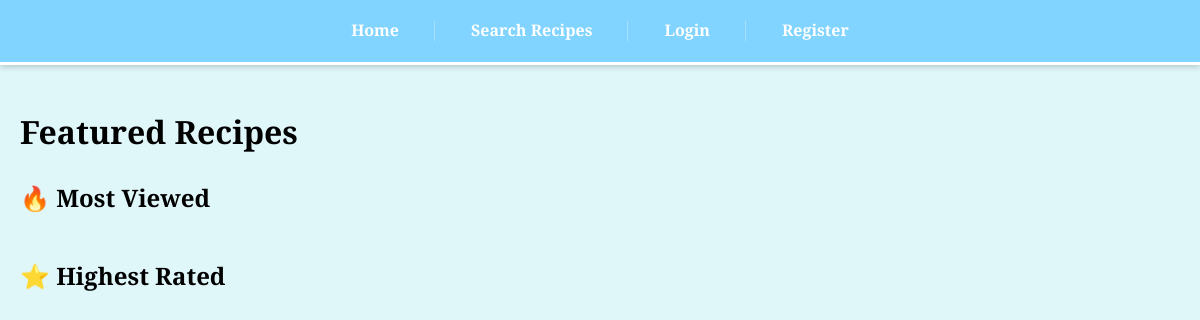
Before: / with the older database file.
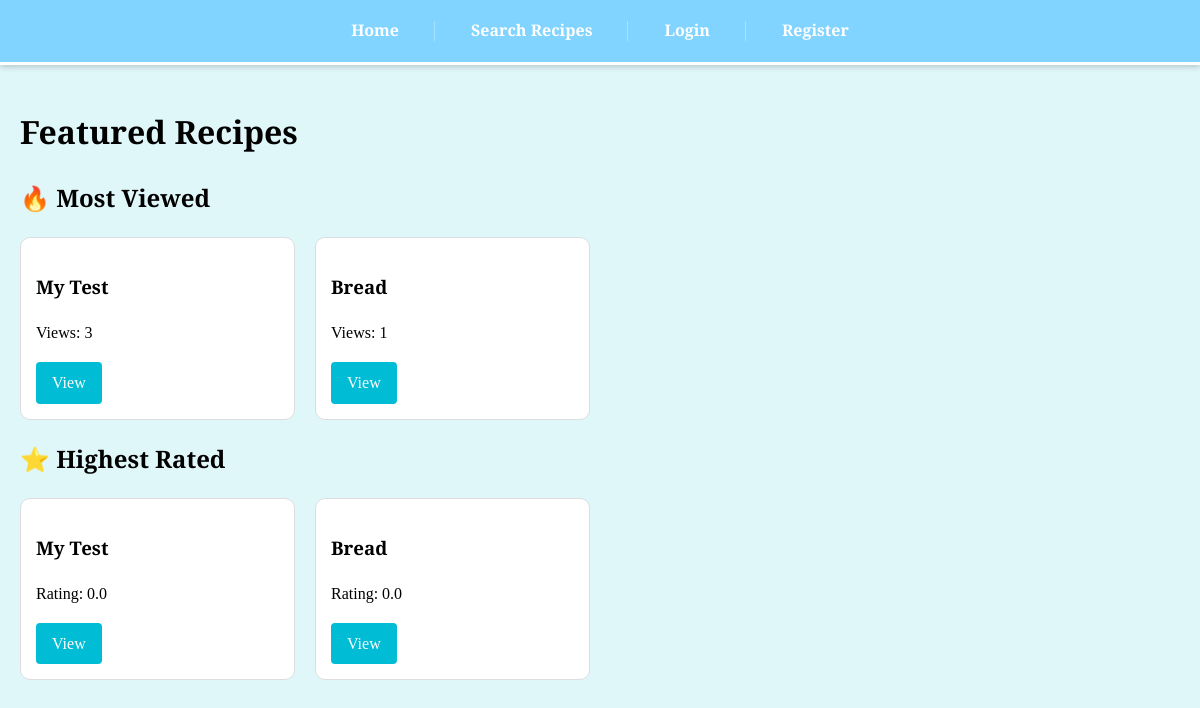
After: the same page with the newer database file.
### recipes/models.py (models this page shows, shortened)
class Recipe(models.Model):
    title = models.CharField(max_length=255)
    description = models.TextField()
    ingredients = models.TextField()
    instructions = models.TextField()
    category = models.CharField(max_length=100)
    created_at = models.DateTimeField(auto_now_add=True)
    author = models.ForeignKey(User, on_delete=models.CASCADE)
    views = models.PositiveIntegerField(default=0)
    rating = models.FloatField(default=0.0)
    image = models.ImageField(upload_to='recipe_images/', blank=True, null=True)

### recipes/views.py (the view)
# urls.py: path('', homepage, name='home'),
def homepage(request):
    most_viewed = Recipe.objects.order_by('-views')[:6]
    highest_rated = Recipe.objects.order_by('-rating')[:6]
    return render(request, 'recipes/home.html', {
        'most_viewed': most_viewed,
        'highest_rated': highest_rated,
    })

### recipes/templates/recipes/home.html
{% extends "recipes/base.html" %}
{% block content %}
<h1>Featured Recipes</h1>
<h2>🔥 Most Viewed</h2>
<div class="recipe-grid">
    {% for recipe in most_viewed %}
        <div class="recipe-card">
            <h3>{{ recipe.title }}</h3>
            <p>Views: {{ recipe.views }}</p>
            <a href="{% url 'recipe-detail-local' recipe.id %}" class="btn">View</a>
        </div>
    {% endfor %}
</div>
<h2>⭐ Highest Rated</h2>
<div class="recipe-grid">
    {% for recipe in highest_rated %}
        <div class="recipe-card">
            <h3>{{ recipe.title }}</h3>
            <p>Rating: {{ recipe.rating }}</p>
            <a href="{% url 'recipe-detail-local' recipe.id %}" class="btn">View</a>
        </div>
    {% endfor %}
</div>
{% endblock %}

### recipes/templates/recipes/base.html (shortened to what this page needs)
<!DOCTYPE html>
<html>
<head>
</head>
<body>
    <nav>
        <ul>
            <li><a href="{% url 'home' %}">Home</a></li>
            <li><a href="{% url 'recipe-search' %}">Search Recipes</a></li>
            {% if user.is_authenticated %}
                <li><a href="{% url 'recipe-my-list' %}">My Recipes</a></li>
                <li><a href="{% url 'recipe-add' %}">Add Recipe</a></li>
                {% if user.is_staff %}
                    <li><a href="/admin/">Admin Panel</a></li>
                {% endif %}
                <form method="post" action="{% url 'logout' %}" style="display:inline;">
                    {% csrf_token %}
                    <button type="submit" class="btn btn-secondary" style="background: none; border: none; color: white; cursor: pointer;">
                        Logout
                    </button>
                </form>
            {% else %}
                <li><a href="{% url 'login' %}">Login</a></li>
                <li><a href="{% url 'register' %}">Register</a></li>
            {% endif %}
        </ul>
    </nav>
    <div class="container">
        {% block content %}{% endblock %}
    </div>
</body>
</html>

### recipes/templates/recipes/base.html (style rules this page uses)
body { font-family: 'Playfair Display', serif; margin: 0; padding: 0; line-height: 1.6; background-color: #e0f7fa; }
.container { max-width: 1200px; margin: 0 auto; padding: 20px; }
nav { background-color: #80d4ff; border-bottom: 3px solid #ffffff; box-shadow: 0 2px 6px rgba(0,0,0,0.2); }
nav ul { list-style: none; display: flex; justify-content: center; align-items: center; padding: 0; margin: 0; }
nav li { padding: 10px 20px; position: relative; }
nav li:not(:last-child)::after { content: ""; position: absolute; right: 0; top: 50%; transform: translateY(-50%); height: 20px; border-right: 1px solid rgba(255, 255, 255, 0.3); }
nav a { color: white; text-decoration: none; font-weight: bold; padding: 8px 16px; transition: background-color 0.3s, color 0.3s, border-radius 0.3s; display: inline-block; }
.recipe-grid { display: grid; grid-template-columns: repeat(auto-fill, minmax(250px, 1fr)); gap: 20px; margin-top: 20px; }
.recipe-card { position: relative; border: 1px solid #ddd; border-radius: 10px; padding: 15px; background-color: #ffffff; transition: transform 0.3s, box-shadow 0.3s; }
.btn { display: inline-block; padding: 8px 16px; background-color: #00bcd4; color: white; text-decoration: none; border-radius: 4px; border: none; cursor: pointer; font-size: 16px; }

Changed rows visible on the page:
added Recipe: title "My Test", views "3", rating "0.0"
added Recipe: title "Bread", views "1", rating "0.0"
